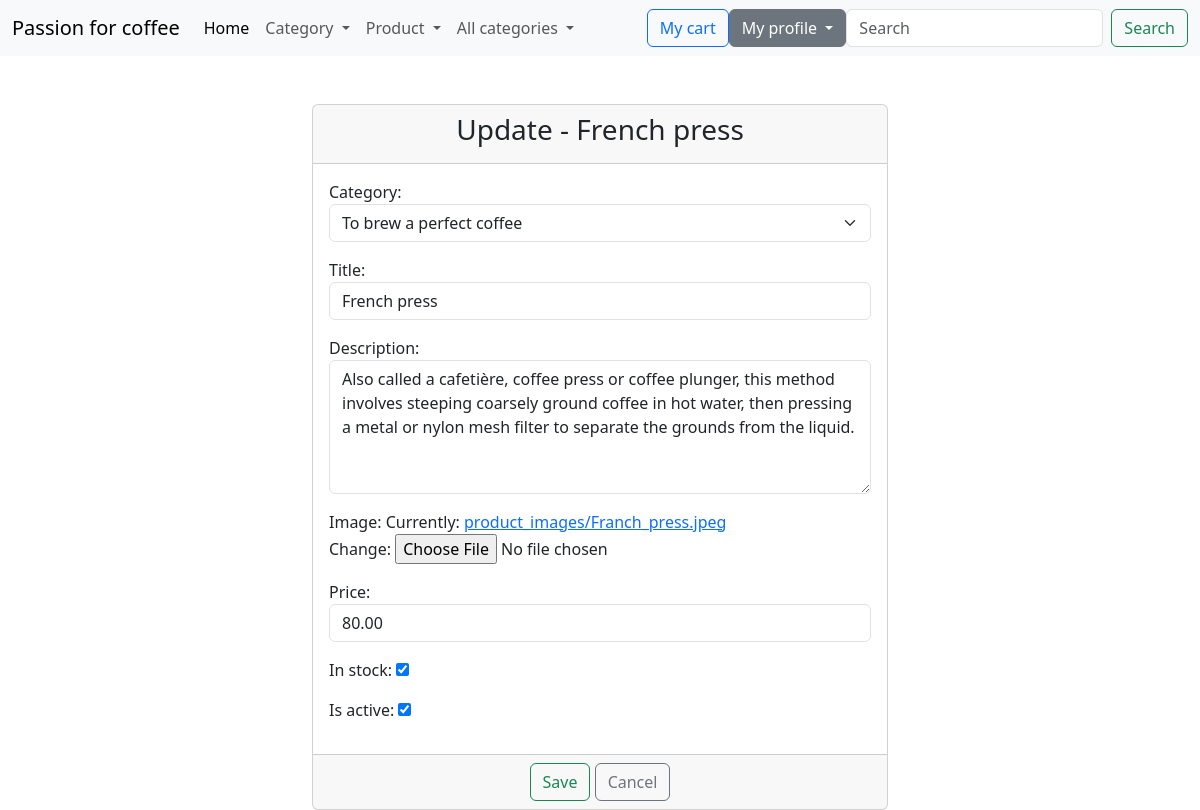
The page /update_product/11/ (signed in) on the database its author committed.
### product/models.py (models this page shows)
class Product(models.Model):
    category = models.ForeignKey(Category, on_delete=models.CASCADE)
    title = models.CharField(max_length=50)
    description = models.TextField(max_length=400)
    image = models.ImageField(upload_to="product_images/", null=True)
    price = models.DecimalField(max_digits=10, decimal_places=2)
    in_stock = models.BooleanField(default=True)
    is_active = models.BooleanField(default=True)
    created_at = models.DateTimeField(auto_now_add=True)
    updated_at = models.DateTimeField(auto_now=True)
    def __str__(self):
        return f'{self.title}'

### product/views.py (the view)
# urls.py: path('update_product/<int:pk>/', views.ProductUpdateView.as_view(), name='update_product'),
class ProductUpdateView(LoginRequiredMixin, UpdateView):
    template_name = 'product/update_product.html'
    model = Product
    form_class = ProductUpdateForm
    success_url = reverse_lazy('list_of_products')

### product/forms.py
class ProductUpdateForm(forms.ModelForm):
    class Meta:
        model = Product
        fields = '__all__'
        widgets = {
            'title': TextInput(attrs={'class': 'form-control', 'placeholder': 'Please enter product name'}),
            'description': Textarea(attrs={'class': 'form-control', 'placeholder': 'Enter description here',
                                           'rows': 5}),
            'category': Select(attrs={'class': 'form-select'}),
            'price': NumberInput(attrs={'class': 'form-control'})
        }

### category/models.py (called while the page is built)
    def __str__(self):
        return f'{self.name}'

### online_store/context_processors.py (called while the page is built)
def get_all_categories(request):
    return {'get_categories': Category.objects.all()}

### templates/product/update_product.html (shortened to what this page needs)
{% extends 'base.html' %}
{% block content %}
    <div class="container-fluid">
        <div class="row">
            <div class="col-md-6 offset-md-3">
                <br><br>
                <div class="card">
                    <div class="card-header">
                        <h3 class="text-center">Update - {{ product }}</h3>
                    </div>
                    <form method="post" enctype="multipart/form-data">
                        <div class="card-body">
                            {{ form.as_p }}
                        </div>
                        <div class="card-footer text-center">
                            <button type="submit" class="btn btn-outline-success">Save</button>
                            <a href="{% url 'list_of_products' %}" class="btn btn-outline-secondary">Cancel</a>
                        </div>
                    </form>
                </div>
            </div>
        </div>
    </div>
{% endblock %}

### rows shown on the page
Product: title "French press", category "To brew a perfect coffee", description "Also called a cafetière, coffee press or coffee plunger, this method involves steeping coarsely ground coffee in hot water, then pressing a metal or nylon mesh filter to separate the grounds from the liquid.", price "80.00", in_stock "☑", is_active "☑"
